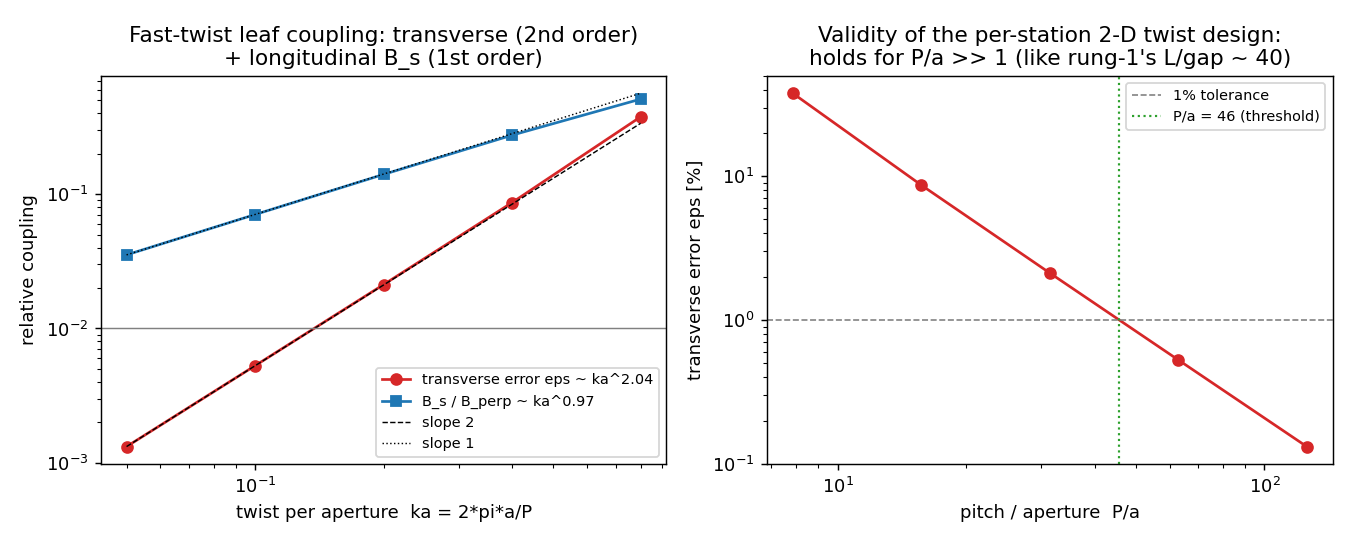

Generate this figure with Python:
r"""When does the per-station 2-D twist design break?  The fast-twist leaf coupling.

THE QUESTION (the next rung after the Frenet sweep)
---------------------------------------------------
twisting_quadrupole_pole.py and combined_function_frenet_sweep.py design a
twisting magnet as a STACK of independently-rotated 2-D cross-sections -- the
SLOW-TWIST (adiabatic) limit d phi / ds -> 0.  When the twist is FAST (the pole
orientation phi(s) = k s turns rapidly along the beam, k = d phi / ds), adjacent
"leaves" couple: the true 3-D field is NOT the 2-D stack.  This file quantifies
the coupling and finds the threshold -- the twist analogue of rung-1's
foliate-and-perturb (leaf_coupling_perturbation_3d.py), where the straight
magnet's coupling was ~ gap / L.

THE EXACT MODEL (no FEM -- the analytic helical multipole)
---------------------------------------------------------
A magnet whose order-n multipole twists with constant rate k has HELICAL symmetry
Phi(r, theta, s) = Phi(r, theta - k s).  The current-free (Laplace) harmonic with
that symmetry is the HELICAL MULTIPOLE (standard for helical undulators / Siberian
snakes / twisted quadrupoles):

    Phi_n = C * I_n(n k r) * sin( n (theta - k s) ),

I_n the modified Bessel function (Laplace + helical symmetry => the modified
Bessel equation).  The field (B = -grad Phi, cylindrical):

    B_r =  -C n k I_n'(n k r) sin(n psi)
    B_th =  -C (n/r) I_n(n k r) cos(n psi)        psi = theta - k s
    B_s =  +C n k I_n(n k r) cos(n psi)           <-- LONGITUDINAL, absent in 2-D

As k -> 0, I_n(n k r) -> (n k r / 2)^n / n!, B_s -> 0 and B_perp -> the pure 2-D
multipole rotated by phi(s) = k s -- EXACTLY the per-station 2-D stack (the
Frenet-sweep design).  The leaf coupling is the deviation of the full helical
field from that 2-D stack, controlled by the dimensionless TWIST-PER-APERTURE

    ka = k * a = 2 pi a / P          (a = aperture radius, P = 2 pi / k = pitch).

WHAT IS MEASURED (analytic, exact)
----------------------------------
On the aperture circle r = a:
  - eps(ka) = || B_perp(3-D) - B_perp(2-D stack) || / || B_perp(2-D stack) ||
              the transverse focusing-quality error -> scales as (ka)^2;
  - B_s / B_perp = the longitudinal field fraction -> scales as ka (first order);
  - the THRESHOLD ka* where eps = 1 percent -> the validity ratio P/a = 2 pi / ka*.

THE RESULT (the bridge to rung-1)
---------------------------------
eps ~ (ka)^2 (slope 2), B_s/B_perp ~ ka (slope 1), and eps = 1 percent at
ka* ~ 0.14, i.e. PITCH / APERTURE ~ 46.  The per-station 2-D twist design holds
when the pitch exceeds the aperture by ~ several tens -- the SAME "longitudinal
scale >> transverse scale by ~40x" rule as rung-1's straight magnet (L/gap ~ 40);
the twist version replaces gap/L by a/P.

run:  python twist_rate_leaf_coupling.py            # the coupling sweep + threshold
      python twist_rate_leaf_coupling.py --fig        # + figure
"""

from _validation_output import validation_output
import argparse
import json
import math
import os

import numpy as np


def _coupling(ka, n=2, n_theta=512):
    """Helical order-n multipole at the aperture r=a (set a=1, k=ka), s=0.
    Returns (eps_transverse, bs_over_bperp): the deviation of the full helical
    transverse field from the 2-D stack (per-station rotation), and the
    longitudinal-field fraction."""
    from scipy.special import iv, ivp
    th = np.linspace(0.0, 2.0 * np.pi, n_theta, endpoint=False)
    arg = n * ka                                               # n k r at r=1
    lead = (n * ka / 2.0) ** n / math.factorial(n)            # I_n leading term
    # full helical field (C = 1)
    Br3 = -n * ka * ivp(n, arg) * np.sin(n * th)
    Bt3 = -n * iv(n, arg) * np.cos(n * th)
    Bs3 = +n * ka * iv(n, arg) * np.cos(n * th)
    # 2-D stack (the per-station rotation = the k->0 transverse shape)
    Br2 = -n * lead * np.sin(n * th)
    Bt2 = -n * lead * np.cos(n * th)
    dperp = np.sqrt((Br3 - Br2) ** 2 + (Bt3 - Bt2) ** 2)
    perp2 = np.sqrt(Br2 ** 2 + Bt2 ** 2)
    perp3 = np.sqrt(Br3 ** 2 + Bt3 ** 2)
    eps = float(np.sqrt(np.mean(dperp ** 2)) / np.sqrt(np.mean(perp2 ** 2)))
    bs = float(np.sqrt(np.mean(Bs3 ** 2)) / np.sqrt(np.mean(perp3 ** 2)))
    return eps, bs


def twist_sweep(kas=(0.05, 0.1, 0.2, 0.4, 0.8), n=2, tol=0.01):
    """Sweep the twist-per-aperture ka; fit the power laws and find the threshold
    ka* where the transverse error eps = tol."""
    kas = np.asarray(kas, dtype=float)
    eps = np.array([_coupling(k, n)[0] for k in kas])
    bs = np.array([_coupling(k, n)[1] for k in kas])
    eps_slope = float(np.polyfit(np.log(kas), np.log(eps), 1)[0])
    bs_slope = float(np.polyfit(np.log(kas), np.log(bs), 1)[0])
    kfine = np.linspace(0.02, float(kas[-1]), 600)
    efine = np.array([_coupling(k, n)[0] for k in kfine])
    ka_star = float(np.interp(tol, efine, kfine))
    return {
        "n": int(n), "tol": float(tol),
        "ka": kas.tolist(), "eps_transverse": eps.tolist(),
        "bs_over_bperp": bs.tolist(),
        "eps_slope": eps_slope, "bs_slope": bs_slope,
        "ka_star": ka_star, "pitch_over_aperture_star": float(2.0 * np.pi / ka_star),
    }


def main():
    ap = argparse.ArgumentParser()
    ap.add_argument("--n", type=int, default=2, help="multipole order (2 = quad)")
    ap.add_argument("--tol", type=float, default=0.01, help="eps threshold")
    ap.add_argument("--fig", action="store_true")
    args = ap.parse_args()

    print("=" * 76)
    print("Fast-twist leaf coupling -- when does the per-station 2-D twist break?")
    print("=" * 76)
    sw = twist_sweep(n=args.n, tol=args.tol)
    print(f"helical order n = {sw['n']}  (the exact analytic helical multipole "
          f"Phi = I_n(n k r) sin n(theta - k s))")
    print(f"  {'ka=2pi a/P':<12}{'eps (transv)':<15}{'B_s/B_perp':<12}")
    for ka, e, b in zip(sw["ka"], sw["eps_transverse"], sw["bs_over_bperp"]):
        print(f"  {ka:<12.3f}{e:<15.3e}{b:<12.3e}")
    print(f"  transverse error eps ~ ka^{sw['eps_slope']:.2f}  (the focusing-quality, "
          f"2nd order)")
    print(f"  longitudinal B_s/B_perp ~ ka^{sw['bs_slope']:.2f}  (the 3-D field, "
          f"1st order)")
    print(f"  => THRESHOLD: eps = {sw['tol']*100:.0f}% at ka* = {sw['ka_star']:.3f}, "
          f"i.e. PITCH/APERTURE = {sw['pitch_over_aperture_star']:.1f}")
    print("  => per-station 2-D twist design holds for pitch >> aperture (~tens) --")
    print("     the SAME longitudinal>>transverse rule as rung-1 (L/gap ~ 40),")
    print("     the twist version replacing gap/L by a/P (k -> 0 = the 2-D stack).")

    jpath = validation_output("twist_rate_leaf_coupling.json")
    with open(jpath, "w") as f:
        json.dump(sw, f, indent=2)
    print(f"\nsaved {jpath}")

    if args.fig:
        _figure(sw)


def _figure(sw):
    import matplotlib
    matplotlib.use("Agg")
    import matplotlib.pyplot as plt
    ka = np.array(sw["ka"])
    eps = np.array(sw["eps_transverse"])
    bs = np.array(sw["bs_over_bperp"])
    fig, ax = plt.subplots(1, 2, figsize=(10.4, 4.2))
    # LEFT: eps and B_s/B_perp vs ka (log-log, slopes 2 and 1)
    ax[0].loglog(ka, eps, "o-", color="C3",
                 label=f"transverse error eps ~ ka^{sw['eps_slope']:.2f}")
    ax[0].loglog(ka, bs, "s-", color="C0",
                 label=f"B_s / B_perp ~ ka^{sw['bs_slope']:.2f}")
    ax[0].loglog(ka, eps[0] * (ka / ka[0]) ** 2, "k--", lw=0.8, label="slope 2")
    ax[0].loglog(ka, bs[0] * (ka / ka[0]), "k:", lw=0.8, label="slope 1")
    ax[0].axhline(sw["tol"], color="0.5", lw=0.8)
    ax[0].set_xlabel("twist per aperture  ka = 2*pi*a/P")
    ax[0].set_ylabel("relative coupling")
    ax[0].set_title("Fast-twist leaf coupling: transverse (2nd order)\n"
                    "+ longitudinal B_s (1st order)")
    ax[0].legend(fontsize=8)
    # RIGHT: the validity map -- eps vs pitch/aperture, with the threshold
    pa = 2.0 * np.pi / ka
    ax[1].loglog(pa, eps * 100, "o-", color="C3")
    ax[1].axhline(sw["tol"] * 100, color="0.5", lw=0.9, ls="--",
                  label=f"{sw['tol']*100:.0f}% tolerance")
    ax[1].axvline(sw["pitch_over_aperture_star"], color="C2", lw=1.2, ls=":",
                  label=f"P/a = {sw['pitch_over_aperture_star']:.0f} (threshold)")
    ax[1].set_xlabel("pitch / aperture  P/a")
    ax[1].set_ylabel("transverse error eps [%]")
    ax[1].set_title("Validity of the per-station 2-D twist design:\n"
                    "holds for P/a >> 1 (like rung-1's L/gap ~ 40)")
    ax[1].legend(fontsize=8)
    fig.tight_layout()
    png = os.path.splitext(os.path.abspath(__file__))[0] + ".png"
    fig.savefig(png, dpi=130)
    print(f"saved {png}")


if __name__ == "__main__":
    main()
